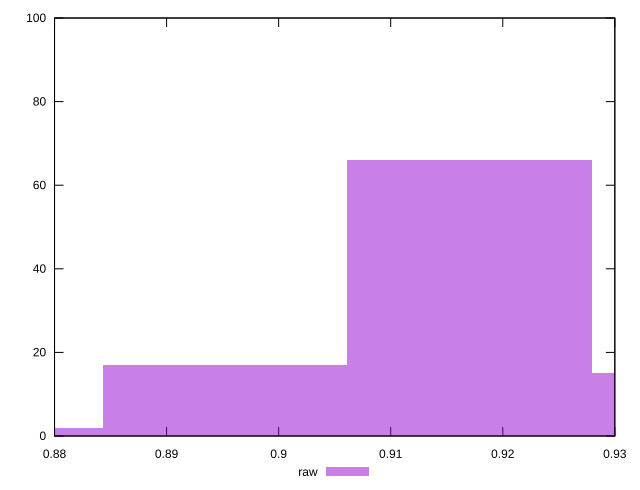

This figure's gnuplot source:
reset

$raw <<EOF
0.9170505040717971 66
0.8952159682605638 17
0.9388850398830303 15
0.8733814324493305 2
EOF

set key outside below
set boxwidth 0.021834535811233263
set xrange [0.88:0.93]
set yrange [0:100]
set trange [0:100]
set style fill transparent solid 0.5 noborder
set terminal svg size 640, 490 enhanced background rgb 'white'
set output "report_00009_2021-02-08T22-37-41.559Z/meta/score/samples/pages+cached+noadtech+nomedia+nocss/raw/histogram.svg"

plot $raw title "raw" with boxes

reset
